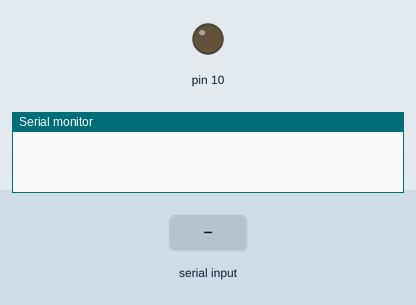
This sketch was run on a simulated Arduino Uno, built with avr-gcc and run on an emulated ATmega328P. Shown: output pins drawn as LEDs (lit = HIGH), the last lines printed to the serial monitor. Inputs (shaded band) come from the test bench.

Above: at 1.2 s.
1.3 s: "1" received over Serial
At 2.5 s:
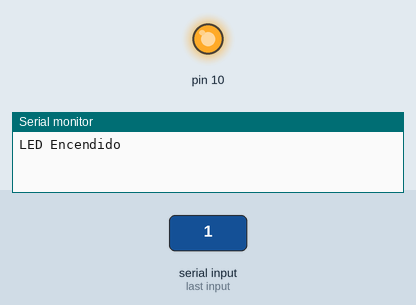
2.8 s: "0" received over Serial
At 3.7 s:
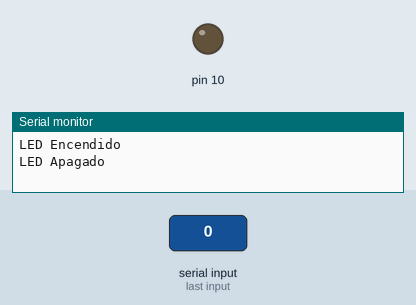
Timing chart, 0 to 5.8 s (numbered marks = the images above; inputs shaded):
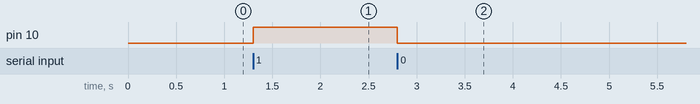

Measured:
- after the input at 1.3 s, pin 10: LOW → HIGH at once
- after the input at 2.8 s, pin 10: HIGH → LOW at once

The sketch:

ArduinoRXTX_Java.ino
```cpp
/*
 * Con este programa envio datos a Java, y
 * tambien, recibo dados desde Java
*/

void setup() {
  // put your setup code here, to run once:
  pinMode(10, OUTPUT);
  Serial.begin(9600);
}

void loop() {
  // en caso que haya informacion en el serial port, se entra en el if
  if(Serial.available() > 0){
    //se lee la informacion entrante, en el puerto serial
    int input = Serial.read();

    if(input == '1'){
      // si el valor es 1, que encienda el led
      digitalWrite(10, HIGH);
      //Se envia a Java el mensaje de encendido
      String output = "LED Encendido";
      Serial.println(output);
    } else {
      digitalWrite(10, LOW);
      //se envia a Java el mensaje de apagado
      String output = "LED Apagado";
      Serial.println(output);
    }
  }
}
```
